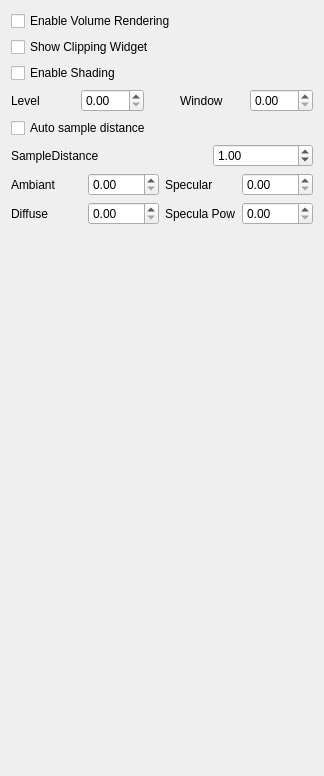
<?xml version="1.0" encoding="UTF-8"?>
<ui version="4.0">
 <class>ImageObjectVolumeSettingsWidget</class>
 <widget class="QWidget" name="ImageObjectVolumeSettingsWidget">
  <property name="geometry">
   <rect>
    <x>0</x>
    <y>0</y>
    <width>324</width>
    <height>776</height>
   </rect>
  </property>
  <property name="windowTitle">
   <string>Form</string>
  </property>
  <layout class="QVBoxLayout" name="verticalLayout">
   <item>
    <widget class="QCheckBox" name="enableVolumeRenderingCheckBox">
     <property name="text">
      <string>Enable Volume Rendering</string>
     </property>
    </widget>
   </item>
   <item>
    <widget class="QCheckBox" name="showClippingWidgetCheckBox">
     <property name="text">
      <string>Show Clipping Widget</string>
     </property>
    </widget>
   </item>
   <item>
    <widget class="QCheckBox" name="shadingCheckBox">
     <property name="text">
      <string>Enable Shading</string>
     </property>
    </widget>
   </item>
   <item>
    <widget class="QFrame" name="windowLevelFrame">
     <property name="frameShape">
      <enum>QFrame::NoFrame</enum>
     </property>
     <property name="frameShadow">
      <enum>QFrame::Plain</enum>
     </property>
     <layout class="QHBoxLayout" name="horizontalLayout_6">
      <property name="leftMargin">
       <number>0</number>
      </property>
      <property name="topMargin">
       <number>0</number>
      </property>
      <property name="rightMargin">
       <number>0</number>
      </property>
      <property name="bottomMargin">
       <number>0</number>
      </property>
      <item>
       <widget class="QLabel" name="levelLabel">
        <property name="text">
         <string>Level</string>
        </property>
       </widget>
      </item>
      <item>
       <widget class="QDoubleSpinBox" name="levelSpinBox">
        <property name="keyboardTracking">
         <bool>false</bool>
        </property>
        <property name="singleStep">
         <double>0.100000000000000</double>
        </property>
       </widget>
      </item>
      <item>
       <spacer name="horizontalSpacer_2">
        <property name="orientation">
         <enum>Qt::Horizontal</enum>
        </property>
        <property name="sizeType">
         <enum>QSizePolicy::Fixed</enum>
        </property>
        <property name="sizeHint" stdset="0">
         <size>
          <width>30</width>
          <height>20</height>
         </size>
        </property>
       </spacer>
      </item>
      <item>
       <widget class="QLabel" name="windowLabel">
        <property name="text">
         <string>Window</string>
        </property>
       </widget>
      </item>
      <item>
       <widget class="QDoubleSpinBox" name="windowSpinBox">
        <property name="keyboardTracking">
         <bool>false</bool>
        </property>
        <property name="singleStep">
         <double>0.100000000000000</double>
        </property>
       </widget>
      </item>
     </layout>
    </widget>
   </item>
   <item>
    <widget class="QFrame" name="sampleDistanceFrame">
     <property name="frameShape">
      <enum>QFrame::NoFrame</enum>
     </property>
     <property name="frameShadow">
      <enum>QFrame::Plain</enum>
     </property>
     <layout class="QVBoxLayout" name="verticalLayout_2">
      <property name="leftMargin">
       <number>0</number>
      </property>
      <property name="topMargin">
       <number>0</number>
      </property>
      <property name="rightMargin">
       <number>0</number>
      </property>
      <property name="bottomMargin">
       <number>0</number>
      </property>
      <item>
       <widget class="QCheckBox" name="autoSampleDistanceCheckBox">
        <property name="text">
         <string>Auto sample distance</string>
        </property>
       </widget>
      </item>
      <item>
       <layout class="QHBoxLayout" name="horizontalLayout_7">
        <item>
         <widget class="QLabel" name="sampleDistanceLabel">
          <property name="text">
           <string>SampleDistance</string>
          </property>
         </widget>
        </item>
        <item>
         <widget class="QDoubleSpinBox" name="sampleDistanceSpinBox">
          <property name="maximumSize">
           <size>
            <width>100</width>
            <height>16777215</height>
           </size>
          </property>
          <property name="keyboardTracking">
           <bool>false</bool>
          </property>
          <property name="singleStep">
           <double>0.100000000000000</double>
          </property>
          <property name="value">
           <double>1.000000000000000</double>
          </property>
         </widget>
        </item>
       </layout>
      </item>
     </layout>
    </widget>
   </item>
   <item>
    <widget class="QFrame" name="shadingParamsFrame">
     <property name="frameShape">
      <enum>QFrame::NoFrame</enum>
     </property>
     <property name="frameShadow">
      <enum>QFrame::Plain</enum>
     </property>
     <layout class="QGridLayout" name="gridLayout">
      <property name="leftMargin">
       <number>0</number>
      </property>
      <property name="topMargin">
       <number>0</number>
      </property>
      <property name="rightMargin">
       <number>0</number>
      </property>
      <property name="bottomMargin">
       <number>0</number>
      </property>
      <item row="0" column="0">
       <layout class="QHBoxLayout" name="horizontalLayout">
        <item>
         <widget class="QLabel" name="ambiantLabel">
          <property name="text">
           <string>Ambiant</string>
          </property>
         </widget>
        </item>
        <item>
         <widget class="QDoubleSpinBox" name="ambiantSpinBox">
          <property name="minimumSize">
           <size>
            <width>70</width>
            <height>0</height>
           </size>
          </property>
          <property name="keyboardTracking">
           <bool>false</bool>
          </property>
          <property name="maximum">
           <double>10.000000000000000</double>
          </property>
          <property name="singleStep">
           <double>0.100000000000000</double>
          </property>
         </widget>
        </item>
       </layout>
      </item>
      <item row="0" column="1">
       <layout class="QHBoxLayout" name="horizontalLayout_3">
        <item>
         <widget class="QLabel" name="specularLabel">
          <property name="text">
           <string>Specular</string>
          </property>
         </widget>
        </item>
        <item>
         <widget class="QDoubleSpinBox" name="specularSpinBox">
          <property name="minimumSize">
           <size>
            <width>70</width>
            <height>0</height>
           </size>
          </property>
          <property name="keyboardTracking">
           <bool>false</bool>
          </property>
          <property name="maximum">
           <double>10.000000000000000</double>
          </property>
          <property name="singleStep">
           <double>0.100000000000000</double>
          </property>
         </widget>
        </item>
       </layout>
      </item>
      <item row="1" column="0">
       <layout class="QHBoxLayout" name="horizontalLayout_2">
        <item>
         <widget class="QLabel" name="diffuseLabel">
          <property name="text">
           <string>Diffuse</string>
          </property>
         </widget>
        </item>
        <item>
         <widget class="QDoubleSpinBox" name="diffuseSpinBox">
          <property name="minimumSize">
           <size>
            <width>70</width>
            <height>0</height>
           </size>
          </property>
          <property name="keyboardTracking">
           <bool>false</bool>
          </property>
          <property name="maximum">
           <double>10.000000000000000</double>
          </property>
          <property name="singleStep">
           <double>0.100000000000000</double>
          </property>
         </widget>
        </item>
       </layout>
      </item>
      <item row="1" column="1">
       <layout class="QHBoxLayout" name="horizontalLayout_4">
        <item>
         <widget class="QLabel" name="specularPowerLabel">
          <property name="text">
           <string>Specula Pow</string>
          </property>
         </widget>
        </item>
        <item>
         <widget class="QDoubleSpinBox" name="specularPowerSpinBox">
          <property name="minimumSize">
           <size>
            <width>70</width>
            <height>0</height>
           </size>
          </property>
          <property name="keyboardTracking">
           <bool>false</bool>
          </property>
          <property name="maximum">
           <double>100.000000000000000</double>
          </property>
          <property name="singleStep">
           <double>0.100000000000000</double>
          </property>
         </widget>
        </item>
       </layout>
      </item>
     </layout>
    </widget>
   </item>
   <item>
    <widget class="vtkQtPiecewiseFunctionWidget" name="scalarOpacityFunctionWidget" native="true">
     <property name="toolTip">
      <string>Scalar Opacity Transfer Function</string>
     </property>
    </widget>
   </item>
   <item>
    <widget class="vtkQtColorTransferFunctionWidget" name="colorFunctionWidget" native="true">
     <property name="minimumSize">
      <size>
       <width>0</width>
       <height>50</height>
      </size>
     </property>
     <property name="toolTip">
      <string>Color Transfer Function</string>
     </property>
    </widget>
   </item>
   <item>
    <spacer name="verticalSpacer">
     <property name="orientation">
      <enum>Qt::Vertical</enum>
     </property>
     <property name="sizeHint" stdset="0">
      <size>
       <width>20</width>
       <height>501</height>
      </size>
     </property>
    </spacer>
   </item>
  </layout>
 </widget>
 <customwidgets>
  <customwidget>
   <class>vtkQtPiecewiseFunctionWidget</class>
   <extends>QWidget</extends>
   <header>vtkQtPiecewiseFunctionWidget.h</header>
  </customwidget>
  <customwidget>
   <class>vtkQtColorTransferFunctionWidget</class>
   <extends>QWidget</extends>
   <header>vtkQtColorTransferFunctionWidget.h</header>
  </customwidget>
 </customwidgets>
 <resources/>
 <connections/>
</ui>
